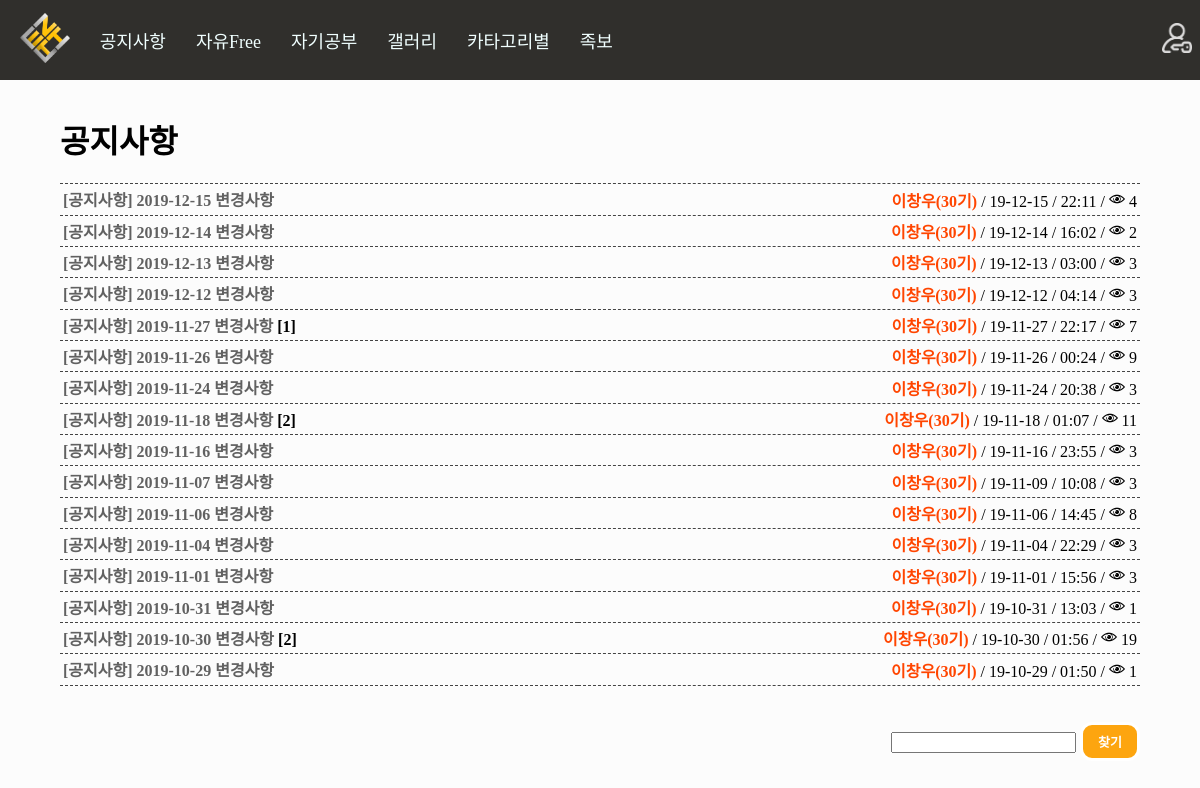
Page /board/notice/ on the earlier database version.
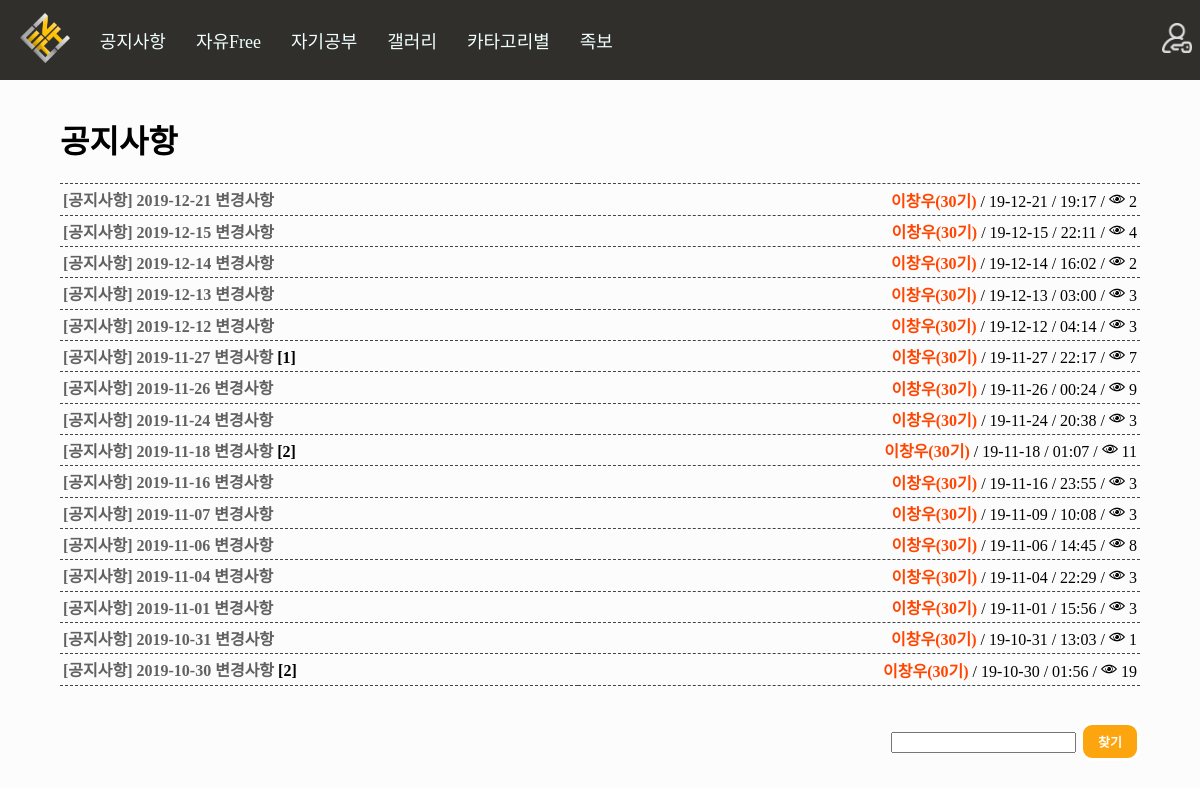
Same page on the later database version.
### board/models.py (models this page shows, shortened)
class Board(models.Model):
    Title = models.CharField(max_length=50) #제목
    Body = models.TextField() #내용
    Created_at = models.DateTimeField(auto_now_add=True) #생성 일자 및 시간
    Updated_at = models.DateTimeField(auto_now=True) #수정 일자 및 시간
    Author = models.CharField(max_length=13) #글쓴이 아이디
    Category = models.CharField(max_length=13) #분류
    HowMuch = models.IntegerField() #조회수
    files=models.FileField(upload_to='files/', default='')
    images=models.FileField(upload_to='Sumnail/', default='')
    def get_generation(self): #이름을 나오게 하는데 예외처리 까지 적용 만약 탈퇴한 사람이면!! Id 가 나온다
        try:
            a = Profile.objects.get(user__username=self.Author)
            if a.UserType == "99":
                return "<span style='font-weight:bolder;color:orangered;'>"+a.Name+"("+a.Generation+"기)</span>"
            elif a.UserType == "98": #관리자 및 운영진
                return "<span style='font-weight:bolder;color:blue;'>"+a.Name+"("+a.Generation+"기)</span>"
            elif a.UserType == "3": #손님
                return "<span style='font-weight:bolder;color:darkviolet;'>"+a.Name+"("+a.Generation+"기)</span>"
            else: #일반 사용자
                return "<span style='font-weight:bolder;color:black;'>"+a.Name+"("+a.Generation+"기)</span>"
        except: #익명을 위해서 id나오게 삭제되니깐 이름은 알 수 없으므로...
            return "<span style='font-weight:bolder;color:grey;'>"+self.Author+"</span>"
    def new(self): #최신
        if self.Created_at > timezone.now() - datetime.timedelta(days=1):
            return "<img height='16px' src='/static/n.png'/>"
        else:  #하루 지나면 안 최신
            return ""
    def change(self): #최신
        if self.Updated_at > timezone.now() - datetime.timedelta(days=1):
            return "<img height='16px' src='/static/c.png'/>"
        else:  #하루 지나면 안 최신
            return ""
    def file_icon(self): #최신
        if len(self.files.name) > 5: #5글자 이상일경우로 했음!! 그러면 당연히 5글자 이상 아닌게 없을 것임!
            return "<img height='16px' src='/static/file.png'/>"
        else:  #하루 지나면 안 최신
            return ""
    def howmanycomment(self):
        a = Comment.objects.filter(Article=self.id).count()
        b = str('[') + str(a) + str(']')
        if a:
            return b
        else:
            return ""
    def howmanyhit(self):
        a = Hittimecount.objects.get(Article=self.id)
        if a:
            return str("<img height='16px' src='/static/eye.png'/> ") + str(a.HowMuch)

class Hittimecount(models.Model):
    Article = models.ForeignKey(Board, on_delete=models.CASCADE)
    HowMuch = models.IntegerField() #조회수

### account/models.py (models this page shows, shortened)
class Profile(models.Model):
    user = models.OneToOneField(User, on_delete=models.CASCADE) #1대1 조인
    Name = models.TextField(max_length=10) #이름
    UserNumber = models.IntegerField() #학번
    Phone = models.CharField(max_length=13) #전화번호
    UserType = models.CharField(max_length=13) #권한
    Generation = models.CharField(max_length=13) #기수

### board/views.py (the view)
# urls.py: path('notice/', views.notice_board, name='notice_board'),
def notice_board(request):
    request.session['login_after'] = '/board/notice/'
    notice_b = Board.objects.filter(Category="0").order_by('-Created_at')
    if request.method == "POST":
        find_select = request.POST.get('find_select')
        notice_b = Board.objects.filter(Category="0", Title__contains=find_select).order_by('-Created_at')
        pass
    paginator = Paginator(notice_b,16) #페이지네이션 만들기
    page = request.GET.get('page') #페이지네이션 만들기
    posts = paginator.get_page(page) #페이지네이션 만들기
    request.session['location'] = 'notice' #내 위치 알기 위해서 삭제한후 다시 돌아가기 위해서
    return render(request, "notice.html", {'posts':posts, 'notice_b':notice_b})

### board/templates/notice.html (shortened to what this page needs)
{%extends 'base.html'%}
{%load staticfiles%}
{%block contents%}
<div style="margin:3% 5%; height:55%;">
    <h1>
        공지사항
    </h1>
<table style="width: 100%;border-top: 1px dashed #444444;border-collapse: collapse;">
    {%for a in posts%}
    <tr>
        <td style="border-bottom: 1px dashed #444444;padding:3px;"><a href="../detail/{{a.id}}">{{a.Title}}</a> <b>{{a.howmanycomment}}</b>
        {%if a.new == "" %}
        </td>
        {%else%}
        <span style="vertical-align:middle">{{a.new|safe}}</span></td>
        {%endif%}
        <td style="border-bottom: 1px dashed #444444;padding:3px;"><div style="float:right;">
            {{a.get_generation|safe}} / {{a.Created_at|date:"y-m-d"}} / {{a.Created_at|time:"H:i"}} /
            {%if a.howmanyhit %}
            {{a.howmanyhit|safe}}
            {%else%}
            <img style="width:16px;height:16px;" src="{%static 'eye.png'%}"/> 0
            {%endif%}
        </div><br></td>
    </tr>
    {%endfor%}
</table>
<br>
        {% load el_pagination_tags %}
<br>
<form method="POST" action="{%url 'notice_board'%}">
        <div style="float:right">
        <input type="text" name="find_select">
        <input name="get_find" class="button write_button" type="submit" value="찾기"/>
        </div>
    </form>
<br><br><br>
</div>
{%endblock%}

Differences in the rows shown:
no longer on this page (row unchanged): Board: Title "[공지사항] 2019-10-29 변경사항", get_generation "이창우(30기)", Created_at "19-10-29", Created_at "01:50", howmanyhit "1"
added Board: Title "[공지사항] 2019-12-21 변경사항", get_generation "이창우(30기)", Created_at "19-12-21", Created_at "19:17", howmanyhit "2"
